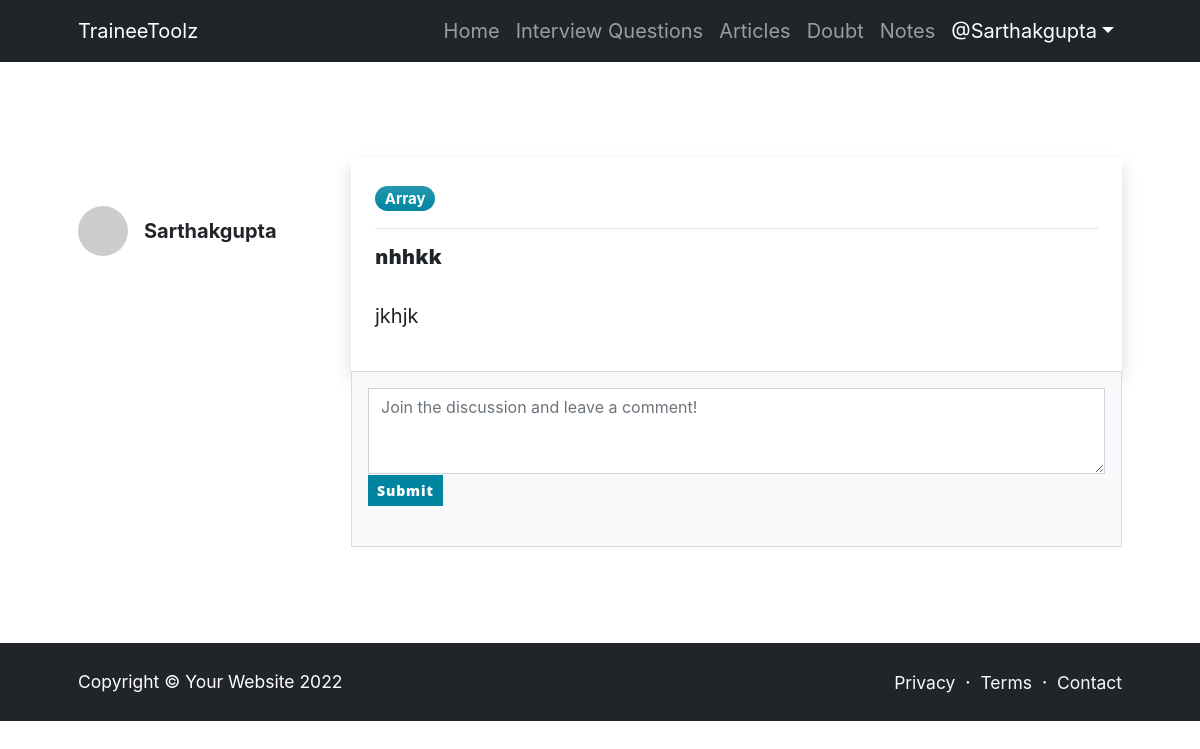
The page /doubt/doubt/8/ (signed in) on the database its author committed.
### doubt/models.py (models this page shows, shortened)
class Doubt(models.Model):
    heading = models.CharField(max_length=200,blank=True,null=True)
    ques = models.TextField()
    meta = models.CharField(max_length=100, blank=True , null=True)
    user = models.ForeignKey(User , on_delete=models.CASCADE)
    date = models.DateTimeField(auto_now_add=True , null=True , blank=True)
    comments = models.ManyToManyField('Comment' , blank=True , related_name="comments")
    category = models.ForeignKey(Category , on_delete=models.CASCADE, null=True , blank=True )

### question/models.py (models this page shows)
class Category(models.Model):
    ICON_CHOICES = (
        ('Arr','Array'),
        ('DP', 'Dynamic Programing'),
        ('STR', 'String'),
        ('LL','Linked List'),
        ("S",'Stack')
    )
    name = models.CharField(max_length=100)
    img = models.ImageField(blank=True, null=True, upload_to='./media/category')
    icon = models.CharField(max_length=3, choices=ICON_CHOICES, blank=True , null=True)
    def __str__(self):
        return self.name

### doubt/views.py (the view)
# urls.py: path('doubt/<str:pk>/' , views.doubt , name='doubt'),
@login_required(login_url="loginPage")
def doubt(request , pk):
    doubt = Doubt.objects.get(id=pk)
    params = {
        'doubt':doubt
    }
    return render(request , 'doubt/doubt.html' , params)

### templates/doubt/doubt.html (shortened to what this page needs)
<!DOCTYPE html>
<html lang="en">
    <head>
        <link href="https://cdn.jsdelivr.net/npm/bootstrap-icons@1.5.0/font/bootstrap-icons.css" rel="stylesheet" />
    </head>
    <body class="d-flex flex-column">
        <main class="flex-shrink-0">
            <nav class="navbar navbar-expand-lg navbar-dark bg-dark">
                <div class="container px-5">
                    <a class="navbar-brand" href="{% url 'index' %}">TraineeToolz</a>
                    <div class="collapse navbar-collapse" id="navbarSupportedContent">
                        <ul class="navbar-nav ms-auto mb-2 mb-lg-0">
                            <li class="nav-item"><a class="nav-link" href="{% url 'index' %}">Home</a></li>
                            <li class="nav-item"><a class="nav-link" href="{% url 'questionIndex' %}">Interview Questions</a></li>
                            <li class="nav-item"><a class="nav-link" href="{% url 'articles' %}">Articles</a></li>
                            <li class="nav-item"><a class="nav-link" href="{% url 'doubtIndex' %}">Doubt</a></li>
                            <li class="nav-item"><a class="nav-link" href="{% url 'notesMainPage' %}">Notes</a></li>
                            <li class="nav-item dropdown">
                                <a class="nav-link dropdown-toggle text-white" id="navbarDropdownPortfolio" href="#" role="button" data-bs-toggle="dropdown" aria-expanded="false">@{{user.username}}</a>
                            </li>
                        </ul>
                    </div>
                </div>
            </nav>
            <section class="py-5">
                <div class="container px-5 my-5">
                    <div class="row gx-5">
                        <div class="col-lg-3">
                            <div class="d-flex align-items-center mt-lg-5 mb-4">
                                <img class="img-fluid rounded-circle" src="https://dummyimage.com/50x50/ced4da/6c757d.jpg" alt="..." />
                                <div class="ms-3">
                                    <div class="fw-bold">{{user.username}}</div>
                                </div>
                            </div>
                        </div>
                        <div class="col-lg-9">
                            <section>
                                <div class="card h-100 shadow border-0">
                                            <div class="card-body p-4">
                                                <div class="badge bg-primary bg-gradient rounded-pill " style="">{{doubt.category}}</div>
                                                <hr>
                                                <a class="text-decoration-none link-dark stretched-link" href="#!"><h5 class="card-title mb-3">
                                                    {{doubt.heading}}</h5></a>
                                                <p class="card-text mb-3">{{doubt.meta}}</p>
                                            </div>
                                        </div>
                            </section>
                            <section>
                                <div class="card bg-light">
                                    <div class="card-body">
                                        <form class="mb-4" action="{% url 'newComment' doubt.id%}" method="POST"> {% csrf_token%}
                                            <textarea class="form-control" name="body" rows="3" placeholder="Join the discussion and leave a comment!"></textarea>
                                            <button class="btn btn-sm btn-primary">Submit</button>
                                        </form>
                                    </div>
                                </div>
                            </section>
                        </div>
                    </div>
                </div>
            </section>
        </main>
        <footer class="bg-dark py-4 mt-auto" >
            <div class="container px-5">
                <div class="row align-items-center justify-content-between flex-column flex-sm-row">
                    <div class="col-auto"><div class="small m-0 text-white">Copyright &copy; Your Website 2022</div></div>
                    <div class="col-auto">
                        <a class="link-light small" href="#!">Privacy</a>
                        <span class="text-white mx-1">&middot;</span>
                        <a class="link-light small" href="#!">Terms</a>
                        <span class="text-white mx-1">&middot;</span>
                        <a class="link-light small" href="#!">Contact</a>
                    </div>
                </div>
            </div>
        </footer>
    </body>
</html>

### rows shown on the page
Doubt: category "Array", heading "nhhkk", meta "jkhjk"

### other values the page prints
{{ user.username }} "Sarthakgupta"
